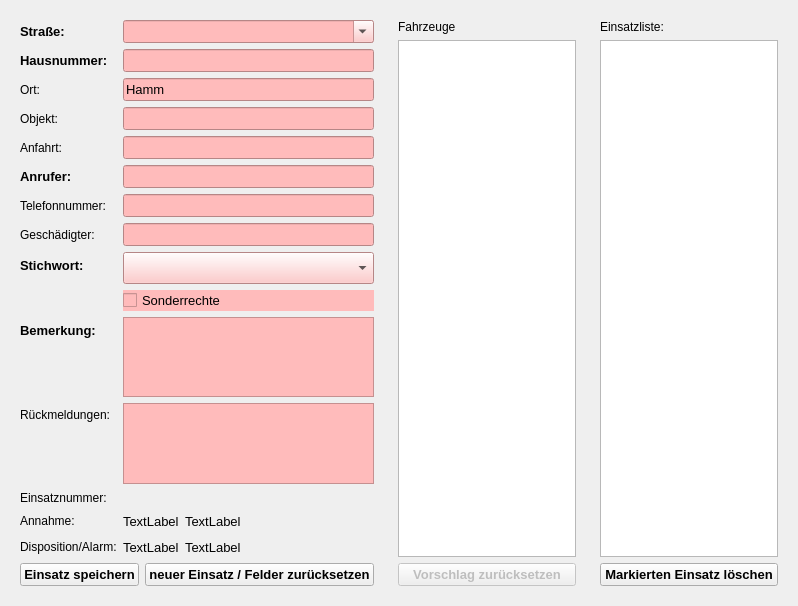
<?xml version="1.0" encoding="UTF-8"?>
<ui version="4.0">
 <class>EinsatzForm</class>
 <widget class="QWidget" name="EinsatzForm">
  <property name="geometry">
   <rect>
    <x>0</x>
    <y>0</y>
    <width>798</width>
    <height>606</height>
   </rect>
  </property>
  <property name="windowTitle">
   <string>Einsatzbearbeitung - Jugendfeuerwehr Hamm</string>
  </property>
  <layout class="QHBoxLayout" name="horizontalLayout_2">
   <item>
    <widget class="QWidget" name="widget_einsatzform" native="true">
     <layout class="QFormLayout" name="formLayout">
      <item row="0" column="0">
       <widget class="QLabel" name="label_text_strasse">
        <property name="font">
         <font>
          <pointsize>10</pointsize>
          <weight>75</weight>
          <bold>true</bold>
         </font>
        </property>
        <property name="text">
         <string>Straße:</string>
        </property>
       </widget>
      </item>
      <item row="0" column="1">
       <widget class="QComboBox" name="comboBox_strasse">
        <property name="palette">
         <palette>
          <active>
           <colorrole role="Button">
            <brush brushstyle="SolidPattern">
             <color alpha="255">
              <red>255</red>
              <green>187</green>
              <blue>187</blue>
             </color>
            </brush>
           </colorrole>
           <colorrole role="Text">
            <brush brushstyle="SolidPattern">
             <color alpha="255">
              <red>255</red>
              <green>0</green>
              <blue>0</blue>
             </color>
            </brush>
           </colorrole>
           <colorrole role="Base">
            <brush brushstyle="SolidPattern">
             <color alpha="255">
              <red>255</red>
              <green>187</green>
              <blue>187</blue>
             </color>
            </brush>
           </colorrole>
           <colorrole role="Window">
            <brush brushstyle="SolidPattern">
             <color alpha="255">
              <red>255</red>
              <green>187</green>
              <blue>187</blue>
             </color>
            </brush>
           </colorrole>
          </active>
          <inactive>
           <colorrole role="Button">
            <brush brushstyle="SolidPattern">
             <color alpha="255">
              <red>255</red>
              <green>187</green>
              <blue>187</blue>
             </color>
            </brush>
           </colorrole>
           <colorrole role="Text">
            <brush brushstyle="SolidPattern">
             <color alpha="255">
              <red>255</red>
              <green>0</green>
              <blue>0</blue>
             </color>
            </brush>
           </colorrole>
           <colorrole role="Base">
            <brush brushstyle="SolidPattern">
             <color alpha="255">
              <red>255</red>
              <green>187</green>
              <blue>187</blue>
             </color>
            </brush>
           </colorrole>
           <colorrole role="Window">
            <brush brushstyle="SolidPattern">
             <color alpha="255">
              <red>255</red>
              <green>187</green>
              <blue>187</blue>
             </color>
            </brush>
           </colorrole>
          </inactive>
          <disabled>
           <colorrole role="Button">
            <brush brushstyle="SolidPattern">
             <color alpha="255">
              <red>255</red>
              <green>187</green>
              <blue>187</blue>
             </color>
            </brush>
           </colorrole>
           <colorrole role="Text">
            <brush brushstyle="SolidPattern">
             <color alpha="255">
              <red>120</red>
              <green>120</green>
              <blue>120</blue>
             </color>
            </brush>
           </colorrole>
           <colorrole role="Base">
            <brush brushstyle="SolidPattern">
             <color alpha="255">
              <red>255</red>
              <green>187</green>
              <blue>187</blue>
             </color>
            </brush>
           </colorrole>
           <colorrole role="Window">
            <brush brushstyle="SolidPattern">
             <color alpha="255">
              <red>255</red>
              <green>187</green>
              <blue>187</blue>
             </color>
            </brush>
           </colorrole>
          </disabled>
         </palette>
        </property>
        <property name="font">
         <font>
          <pointsize>10</pointsize>
         </font>
        </property>
        <property name="styleSheet">
         <string notr="true">background-color: #ffbbbb</string>
        </property>
        <property name="editable">
         <bool>true</bool>
        </property>
       </widget>
      </item>
      <item row="1" column="0">
       <widget class="QLabel" name="label_text_hnr">
        <property name="font">
         <font>
          <pointsize>10</pointsize>
          <weight>75</weight>
          <bold>true</bold>
         </font>
        </property>
        <property name="text">
         <string>Hausnummer:</string>
        </property>
       </widget>
      </item>
      <item row="1" column="1">
       <widget class="QLineEdit" name="lineEdit_hnr">
        <property name="font">
         <font>
          <pointsize>10</pointsize>
         </font>
        </property>
        <property name="styleSheet">
         <string notr="true">background-color: #ffbbbb</string>
        </property>
       </widget>
      </item>
      <item row="2" column="0">
       <widget class="QLabel" name="label_text_ort">
        <property name="text">
         <string>Ort:</string>
        </property>
       </widget>
      </item>
      <item row="2" column="1">
       <widget class="QWidget" name="widget_ort" native="true">
        <layout class="QHBoxLayout" name="horizontalLayout">
         <property name="leftMargin">
          <number>0</number>
         </property>
         <property name="topMargin">
          <number>0</number>
         </property>
         <property name="rightMargin">
          <number>0</number>
         </property>
         <property name="bottomMargin">
          <number>0</number>
         </property>
         <item>
          <widget class="QLineEdit" name="lineEdit_ort">
           <property name="font">
            <font>
             <pointsize>10</pointsize>
            </font>
           </property>
           <property name="styleSheet">
            <string notr="true">background-color: #ffbbbb</string>
           </property>
           <property name="text">
            <string>Hamm</string>
           </property>
          </widget>
         </item>
        </layout>
       </widget>
      </item>
      <item row="3" column="0">
       <widget class="QLabel" name="label_text_objekt">
        <property name="text">
         <string>Objekt:</string>
        </property>
       </widget>
      </item>
      <item row="3" column="1">
       <widget class="QLineEdit" name="lineEdit_objekt">
        <property name="font">
         <font>
          <pointsize>10</pointsize>
         </font>
        </property>
        <property name="styleSheet">
         <string notr="true">background-color: #ffbbbb</string>
        </property>
       </widget>
      </item>
      <item row="4" column="0">
       <widget class="QLabel" name="label_text_anfahrt">
        <property name="text">
         <string>Anfahrt:</string>
        </property>
       </widget>
      </item>
      <item row="4" column="1">
       <widget class="QLineEdit" name="lineEdit_anfahrt">
        <property name="font">
         <font>
          <pointsize>10</pointsize>
         </font>
        </property>
        <property name="styleSheet">
         <string notr="true">background-color: #ffbbbb</string>
        </property>
       </widget>
      </item>
      <item row="5" column="0">
       <widget class="QLabel" name="label_text_anrufer">
        <property name="font">
         <font>
          <pointsize>10</pointsize>
          <weight>75</weight>
          <bold>true</bold>
         </font>
        </property>
        <property name="text">
         <string>Anrufer:</string>
        </property>
       </widget>
      </item>
      <item row="5" column="1">
       <widget class="QLineEdit" name="lineEdit_anrufer">
        <property name="font">
         <font>
          <pointsize>10</pointsize>
         </font>
        </property>
        <property name="styleSheet">
         <string notr="true">background-color: #ffbbbb</string>
        </property>
       </widget>
      </item>
      <item row="6" column="0">
       <widget class="QLabel" name="label_text_telefonnummer">
        <property name="text">
         <string>Telefonnummer:</string>
        </property>
       </widget>
      </item>
      <item row="6" column="1">
       <widget class="QLineEdit" name="lineEdit_telefonnummer">
        <property name="font">
         <font>
          <pointsize>10</pointsize>
         </font>
        </property>
        <property name="styleSheet">
         <string notr="true">background-color: #ffbbbb</string>
        </property>
       </widget>
      </item>
      <item row="8" column="0">
       <widget class="QLabel" name="label_text_geschaedigter">
        <property name="text">
         <string>Geschädigter:</string>
        </property>
       </widget>
      </item>
      <item row="8" column="1">
       <widget class="QLineEdit" name="lineEdit_geschaedigter">
        <property name="font">
         <font>
          <pointsize>10</pointsize>
         </font>
        </property>
        <property name="styleSheet">
         <string notr="true">background-color: #ffbbbb</string>
        </property>
       </widget>
      </item>
      <item row="9" column="0">
       <widget class="QLabel" name="label_text_stichwort">
        <property name="font">
         <font>
          <pointsize>10</pointsize>
          <weight>75</weight>
          <bold>true</bold>
         </font>
        </property>
        <property name="text">
         <string>Stichwort:</string>
        </property>
       </widget>
      </item>
      <item row="9" column="1">
       <widget class="QComboBox" name="comboBox_stichwort">
        <property name="palette">
         <palette>
          <active>
           <colorrole role="Button">
            <brush brushstyle="SolidPattern">
             <color alpha="255">
              <red>255</red>
              <green>187</green>
              <blue>187</blue>
             </color>
            </brush>
           </colorrole>
           <colorrole role="Text">
            <brush brushstyle="SolidPattern">
             <color alpha="255">
              <red>255</red>
              <green>0</green>
              <blue>0</blue>
             </color>
            </brush>
           </colorrole>
           <colorrole role="Base">
            <brush brushstyle="SolidPattern">
             <color alpha="255">
              <red>255</red>
              <green>187</green>
              <blue>187</blue>
             </color>
            </brush>
           </colorrole>
           <colorrole role="Window">
            <brush brushstyle="SolidPattern">
             <color alpha="255">
              <red>255</red>
              <green>187</green>
              <blue>187</blue>
             </color>
            </brush>
           </colorrole>
          </active>
          <inactive>
           <colorrole role="Button">
            <brush brushstyle="SolidPattern">
             <color alpha="255">
              <red>255</red>
              <green>187</green>
              <blue>187</blue>
             </color>
            </brush>
           </colorrole>
           <colorrole role="Text">
            <brush brushstyle="SolidPattern">
             <color alpha="255">
              <red>255</red>
              <green>0</green>
              <blue>0</blue>
             </color>
            </brush>
           </colorrole>
           <colorrole role="Base">
            <brush brushstyle="SolidPattern">
             <color alpha="255">
              <red>255</red>
              <green>187</green>
              <blue>187</blue>
             </color>
            </brush>
           </colorrole>
           <colorrole role="Window">
            <brush brushstyle="SolidPattern">
             <color alpha="255">
              <red>255</red>
              <green>187</green>
              <blue>187</blue>
             </color>
            </brush>
           </colorrole>
          </inactive>
          <disabled>
           <colorrole role="Button">
            <brush brushstyle="SolidPattern">
             <color alpha="255">
              <red>255</red>
              <green>187</green>
              <blue>187</blue>
             </color>
            </brush>
           </colorrole>
           <colorrole role="Text">
            <brush brushstyle="SolidPattern">
             <color alpha="255">
              <red>120</red>
              <green>120</green>
              <blue>120</blue>
             </color>
            </brush>
           </colorrole>
           <colorrole role="Base">
            <brush brushstyle="SolidPattern">
             <color alpha="255">
              <red>255</red>
              <green>187</green>
              <blue>187</blue>
             </color>
            </brush>
           </colorrole>
           <colorrole role="Window">
            <brush brushstyle="SolidPattern">
             <color alpha="255">
              <red>255</red>
              <green>187</green>
              <blue>187</blue>
             </color>
            </brush>
           </colorrole>
          </disabled>
         </palette>
        </property>
        <property name="font">
         <font>
          <pointsize>15</pointsize>
         </font>
        </property>
        <property name="styleSheet">
         <string notr="true">background-color: #ffbbbb</string>
        </property>
       </widget>
      </item>
      <item row="10" column="1">
       <widget class="QCheckBox" name="checkBox_sosi">
        <property name="font">
         <font>
          <pointsize>10</pointsize>
         </font>
        </property>
        <property name="styleSheet">
         <string notr="true">background-color: #ffbbbb</string>
        </property>
        <property name="text">
         <string>Sonderrechte</string>
        </property>
       </widget>
      </item>
      <item row="11" column="0">
       <widget class="QLabel" name="label_text_bemerkung">
        <property name="font">
         <font>
          <pointsize>10</pointsize>
          <weight>75</weight>
          <bold>true</bold>
         </font>
        </property>
        <property name="text">
         <string>Bemerkung:</string>
        </property>
       </widget>
      </item>
      <item row="11" column="1">
       <widget class="QTextEdit" name="textEdit_bemerkung">
        <property name="sizePolicy">
         <sizepolicy hsizetype="Expanding" vsizetype="Expanding">
          <horstretch>0</horstretch>
          <verstretch>0</verstretch>
         </sizepolicy>
        </property>
        <property name="font">
         <font>
          <pointsize>10</pointsize>
         </font>
        </property>
        <property name="styleSheet">
         <string notr="true">background-color: #ffbbbb</string>
        </property>
       </widget>
      </item>
      <item row="12" column="0">
       <widget class="QLabel" name="label">
        <property name="text">
         <string>Rückmeldungen:</string>
        </property>
       </widget>
      </item>
      <item row="12" column="1">
       <widget class="QTextEdit" name="textEdit_rueckmeldungen">
        <property name="sizePolicy">
         <sizepolicy hsizetype="Expanding" vsizetype="Expanding">
          <horstretch>0</horstretch>
          <verstretch>0</verstretch>
         </sizepolicy>
        </property>
        <property name="font">
         <font>
          <pointsize>10</pointsize>
         </font>
        </property>
        <property name="styleSheet">
         <string notr="true">background-color: #ffbbbb</string>
        </property>
       </widget>
      </item>
      <item row="13" column="0">
       <widget class="QLabel" name="label_text_einsatznummer">
        <property name="text">
         <string>Einsatznummer:</string>
        </property>
       </widget>
      </item>
      <item row="13" column="1">
       <widget class="QLabel" name="label_einsatznummer">
        <property name="font">
         <font>
          <pointsize>10</pointsize>
         </font>
        </property>
        <property name="text">
         <string/>
        </property>
       </widget>
      </item>
      <item row="14" column="0">
       <widget class="QLabel" name="label_text_time">
        <property name="text">
         <string>Annahme:</string>
        </property>
       </widget>
      </item>
      <item row="14" column="1">
       <widget class="QWidget" name="widget_annahmezeit" native="true">
        <layout class="QHBoxLayout" name="horizontalLayout_4">
         <property name="leftMargin">
          <number>0</number>
         </property>
         <property name="topMargin">
          <number>0</number>
         </property>
         <property name="rightMargin">
          <number>0</number>
         </property>
         <property name="bottomMargin">
          <number>0</number>
         </property>
         <item>
          <widget class="QLabel" name="label_annahmedatum">
           <property name="font">
            <font>
             <pointsize>10</pointsize>
            </font>
           </property>
           <property name="text">
            <string>TextLabel</string>
           </property>
          </widget>
         </item>
         <item>
          <widget class="QLabel" name="label_annahmezeit">
           <property name="font">
            <font>
             <pointsize>10</pointsize>
            </font>
           </property>
           <property name="text">
            <string>TextLabel</string>
           </property>
          </widget>
         </item>
         <item>
          <spacer name="horizontalSpacer_time">
           <property name="orientation">
            <enum>Qt::Horizontal</enum>
           </property>
           <property name="sizeHint" stdset="0">
            <size>
             <width>40</width>
             <height>20</height>
            </size>
           </property>
          </spacer>
         </item>
        </layout>
       </widget>
      </item>
      <item row="15" column="0">
       <widget class="QLabel" name="label_2">
        <property name="text">
         <string>Disposition/Alarm:</string>
        </property>
       </widget>
      </item>
      <item row="16" column="0" colspan="2">
       <widget class="QWidget" name="widget_buttons" native="true">
        <layout class="QHBoxLayout" name="horizontalLayout_3">
         <property name="leftMargin">
          <number>0</number>
         </property>
         <property name="topMargin">
          <number>0</number>
         </property>
         <property name="rightMargin">
          <number>0</number>
         </property>
         <property name="bottomMargin">
          <number>0</number>
         </property>
         <item>
          <widget class="QPushButton" name="pushButton_save">
           <property name="font">
            <font>
             <pointsize>10</pointsize>
             <weight>75</weight>
             <bold>true</bold>
            </font>
           </property>
           <property name="text">
            <string>Einsatz speichern</string>
           </property>
          </widget>
         </item>
         <item>
          <widget class="QPushButton" name="pushButton_reset">
           <property name="font">
            <font>
             <pointsize>10</pointsize>
             <weight>75</weight>
             <bold>true</bold>
            </font>
           </property>
           <property name="text">
            <string>neuer Einsatz / Felder zurücksetzen</string>
           </property>
          </widget>
         </item>
        </layout>
       </widget>
      </item>
      <item row="15" column="1">
       <widget class="QWidget" name="widget_alarmzeit" native="true">
        <layout class="QHBoxLayout" name="horizontalLayout_5">
         <property name="leftMargin">
          <number>0</number>
         </property>
         <property name="topMargin">
          <number>0</number>
         </property>
         <property name="rightMargin">
          <number>0</number>
         </property>
         <property name="bottomMargin">
          <number>0</number>
         </property>
         <item>
          <widget class="QLabel" name="label_alarmdatum">
           <property name="font">
            <font>
             <pointsize>10</pointsize>
            </font>
           </property>
           <property name="text">
            <string>TextLabel</string>
           </property>
          </widget>
         </item>
         <item>
          <widget class="QLabel" name="label_alarmzeit">
           <property name="font">
            <font>
             <pointsize>10</pointsize>
            </font>
           </property>
           <property name="text">
            <string>TextLabel</string>
           </property>
          </widget>
         </item>
         <item>
          <spacer name="horizontalSpacer">
           <property name="orientation">
            <enum>Qt::Horizontal</enum>
           </property>
           <property name="sizeHint" stdset="0">
            <size>
             <width>40</width>
             <height>20</height>
            </size>
           </property>
          </spacer>
         </item>
        </layout>
       </widget>
      </item>
     </layout>
    </widget>
   </item>
   <item>
    <widget class="QWidget" name="widget_fahrzeuge" native="true">
     <layout class="QVBoxLayout" name="verticalLayout_2">
      <item>
       <widget class="QLabel" name="label_text_fahrzeuge">
        <property name="text">
         <string>Fahrzeuge</string>
        </property>
       </widget>
      </item>
      <item>
       <widget class="QListWidget" name="listWidget_fahrzeuge">
        <property name="font">
         <font>
          <pointsize>10</pointsize>
          <weight>50</weight>
          <bold>false</bold>
         </font>
        </property>
        <property name="selectionMode">
         <enum>QAbstractItemView::MultiSelection</enum>
        </property>
       </widget>
      </item>
      <item>
       <widget class="QPushButton" name="pushButton_reset_vorschlag">
        <property name="enabled">
         <bool>false</bool>
        </property>
        <property name="font">
         <font>
          <pointsize>10</pointsize>
          <weight>75</weight>
          <bold>true</bold>
         </font>
        </property>
        <property name="text">
         <string>Vorschlag zurücksetzen</string>
        </property>
       </widget>
      </item>
     </layout>
    </widget>
   </item>
   <item>
    <widget class="QWidget" name="widget_einsatzliste" native="true">
     <layout class="QVBoxLayout" name="verticalLayout">
      <item>
       <widget class="QLabel" name="label_text_einsatzliste">
        <property name="text">
         <string>Einsatzliste:</string>
        </property>
       </widget>
      </item>
      <item>
       <widget class="QListWidget" name="listWidget">
        <property name="font">
         <font>
          <pointsize>10</pointsize>
         </font>
        </property>
        <property name="alternatingRowColors">
         <bool>true</bool>
        </property>
        <property name="iconSize">
         <size>
          <width>25</width>
          <height>25</height>
         </size>
        </property>
       </widget>
      </item>
      <item>
       <widget class="QPushButton" name="pushButton_delete">
        <property name="font">
         <font>
          <pointsize>10</pointsize>
          <weight>75</weight>
          <bold>true</bold>
         </font>
        </property>
        <property name="text">
         <string>Markierten Einsatz löschen</string>
        </property>
       </widget>
      </item>
     </layout>
    </widget>
   </item>
  </layout>
 </widget>
 <resources/>
 <connections/>
</ui>
